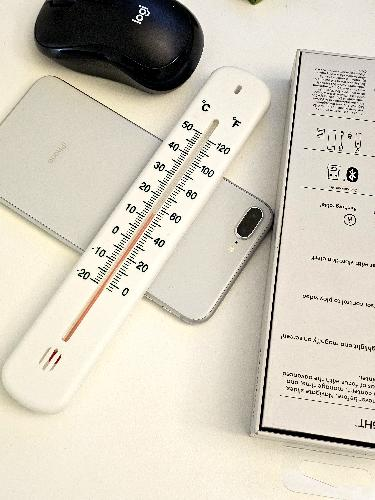
#> input picture assignment/purcell_finn_21500358/data/test/images/20260815_105151_jpg.rf.d6dd7bd615dd441e568cfa254f225d9f.jpg, 375 x 500 px
$ python -i task2.py   (imports and definitions only)
#> lines starting #> are read from the running program, lines starting #| are printed output that depends on the picture
#> further down, picture is the input picture: shape (500, 375, 3); mean B, G, R 189.2, 203.6, 209.9
# Author: Finn Purcell
# Last Modified: 29/08/2026
# contains task2 code for sgmenting lcd displays/thermometer readings.

import os
import cv2
from matplotlib import pyplot as plt
from skimage.filters import threshold_niblack, threshold_sauvola, threshold_otsu
from skimage.util import img_as_float, img_as_ubyte #for conversion
import numpy as np
import sys
from utilities import *

# [5 lines left out: function read_im_gs, not called in this run]

def preprocess_image(image, threshold=threshold_otsu, windowSize = 15, k=0.2):
    """applies median blur and converts to binary image"""
#> called with windowSize = 15, k = 0.2
    image = cv2.resize(image, (1000, 1000), interpolation=cv2.INTER_LINEAR)
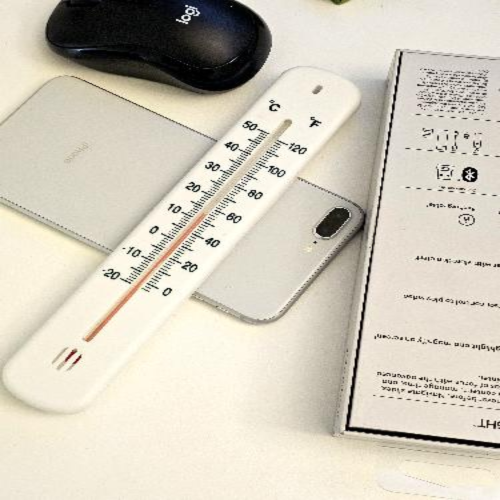
#> image: shape (1000, 1000, 3) (shown at 1/2 size); mean of channels 0, 1, 2 189.1, 203.5, 209.8; drawn as B, G, R
    image = cv2.normalize(image, None, 0, 255, cv2.NORM_MINMAX)
    image = cv2.medianBlur(image, 5)
    image = img_as_float(image) #convert to use skilearn thresholding

    if threshold == threshold_otsu:
        th = threshold(image)
#> th = 0.502
    elif threshold == None:
        return img_as_ubyte(image)
    else:
        th = threshold(image, windowSize, k) #statistical thresholds require additional params

    binary_im = image > th
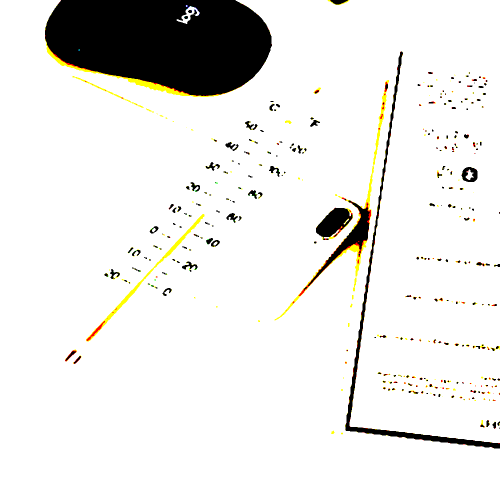
#> binary_im: shape (1000, 1000, 3) bool (shown at 1/2 size); mean of channels 0, 1, 2 0.9, 0.91, 0.912; drawn as B, G, R

    cv_im = img_as_ubyte(binary_im) #convert back to openCV


    return cv_im

# [295 lines left out: functions boxes_close, merge_blobs, order_blobs, connectedComponentAnalysis, extractDigits, lcd_digit_extract and 2 more, not called in this run]

# [5 lines not run here, left out]

>>> import cv2
>>> picture = cv2.imread('data/test/images/20260815_105151_jpg.rf.d6dd7bd615dd441e568cfa254f225d9f.jpg')
>>> result = preprocess_image(picture)
